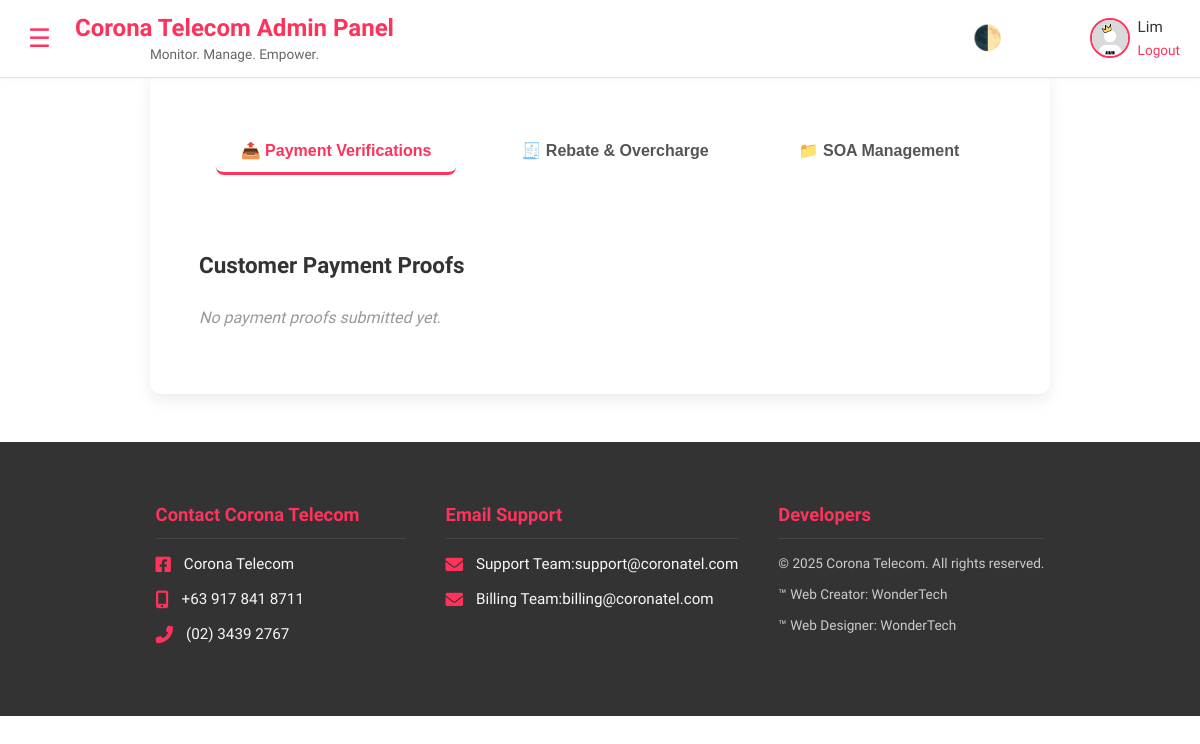
/admin/dashboard?tab=billing (signed in), run on an earlier commit of the app's database.
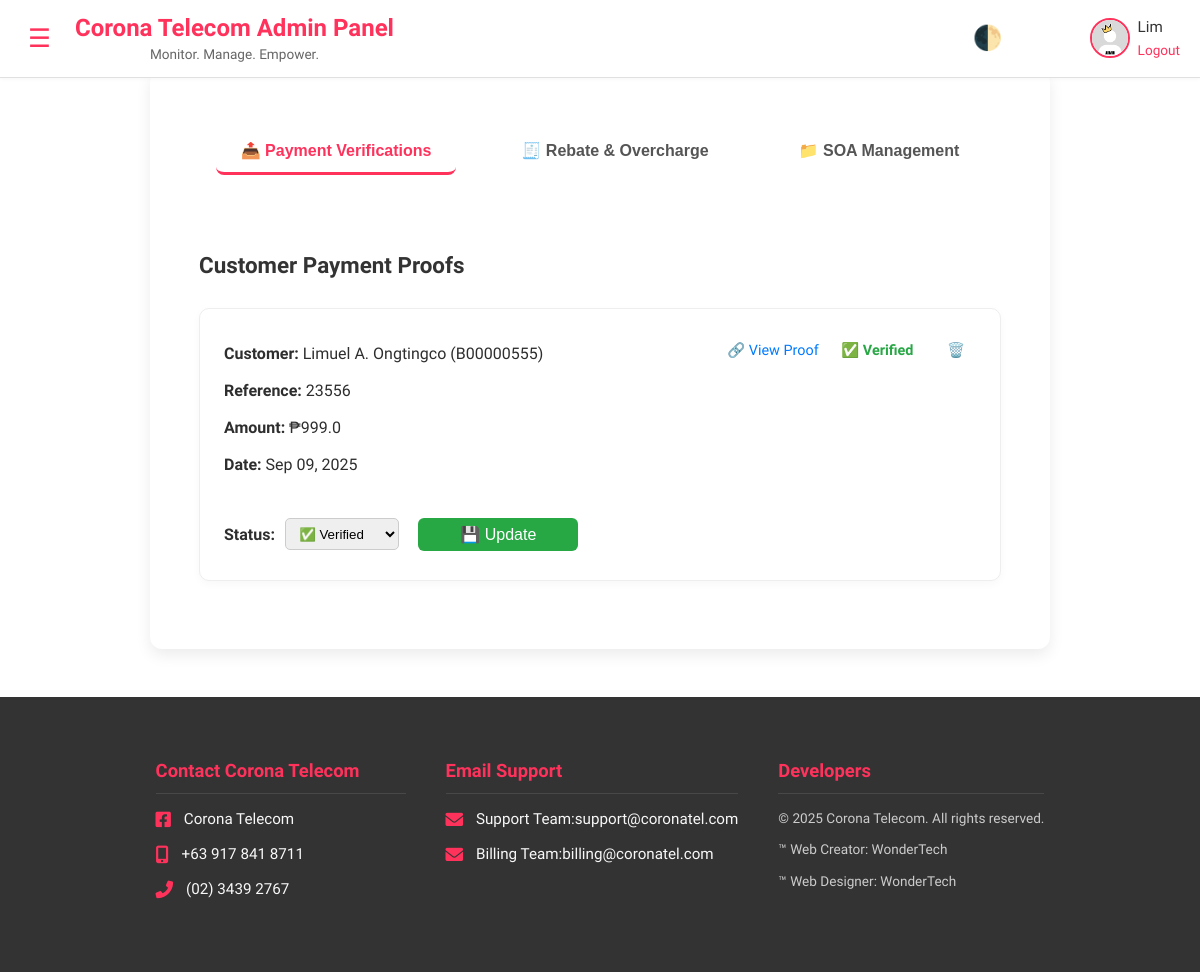
And on a later commit of the database.
### models.py (models this page shows, shortened)
class AdminUser(db.Model, UserMixin):
    id = db.Column(db.Integer, primary_key=True)
    email = db.Column(db.String(150), nullable=False)
    name = db.Column(db.String(100))
    password_hash = db.Column(db.String(255), nullable=False)
    avatar = db.Column(db.String(255))

class PaymentProof(db.Model):
    id = db.Column(db.Integer, primary_key=True)
    filename = db.Column(db.String(255))
    cx_id = db.Column(db.Integer, db.ForeignKey('cx.id'))
    uploaded_at = db.Column(db.DateTime, default=now_manila)
    reference_number = db.Column(db.String(100))
    payment_date = db.Column(db.Date)
    amount = db.Column(db.Float)
    status = db.Column(db.String(20), default='PENDING')
    cx = db.relationship('Cx', back_populates='payment_proofs')

class Cx(db.Model, UserMixin):
    id = db.Column(db.Integer, primary_key=True)
    email = db.Column(db.String(120), unique=True, nullable=False)
    password = db.Column(db.String(200), nullable=False)
    name = db.Column(db.String(120))
    avatar = db.Column(db.String(255), default='default.png')
    role = db.Column(db.String(10), nullable=False, default='customer')
    account_status = db.Column(db.String(20), default='Active')
    contact = db.Column(db.String(50))
    account_number = db.Column(db.String(50))
    internet_plan = db.Column(db.String(50))
    internet_status = db.Column(db.String(20))
    is_verified = db.Column(db.Boolean, default=False)  # ✅ NEW
    first_name = db.Column(db.String(50))
    middle_name = db.Column(db.String(50))
    middle_initial = db.Column(db.String(50))
    surname = db.Column(db.String(50))
    extension_name = db.Column(db.String(50))
    birthdate = db.Column(db.Date)
    gender = db.Column(db.String(20))
    location_country = db.Column(db.String(50))
    location_region = db.Column(db.String(50))
    location_province = db.Column(db.String(50))
    location_city = db.Column(db.String(50))
    location_barangay = db.Column(db.String(50))
    location_zip = db.Column(db.String(20))
    location_street = db.Column(db.String(100))
    payment_proofs = db.relationship('PaymentProof', back_populates='cx', lazy=True)
    requests = db.relationship('CxRequest', back_populates='cx', lazy=True)
    soa_files = db.relationship('SOA', back_populates='cx', lazy=True)
    notifications = db.relationship('Notification', back_populates='cx', lazy=True)
    login_logs = db.relationship('CxLoginLog', back_populates='cx', lazy=True)

### app.py (the view, shortened to what this page needs)
@app.route('/admin/dashboard')
@login_required
def admin_dashboard():
    if not isinstance(current_user, AdminUser):
        abort(403)
    tab = request.args.get('tab', 'overview')
    inner_tab = request.args.get('inner_tab', 'payments')
    customers = Cx.query.all()
    manila_today = datetime.now(timezone('Asia/Manila')).date()
    context = {
        'active_tab': tab,
        'inner_tab': inner_tab,
        'customers': customers,
    }
    if tab == 'billing':
        context.update({
            'payment_proofs': PaymentProof.query.order_by(PaymentProof.uploaded_at.desc()).all(),
            'pending_proofs': PaymentProof.query.filter_by(status='PENDING').order_by(PaymentProof.uploaded_at.desc()).all(),
            'customer_requests': CxRequest.query.order_by(CxRequest.created_at.desc()).all(),
            'pending_requests': CxRequest.query.filter_by(status='PENDING').order_by(CxRequest.created_at.desc()).all(),
            'completed_requests_count': CxRequest.query.filter(CxRequest.status.in_(['APPROVED', 'REJECTED'])).count()
        })
    elif tab == 'accounts':
        return render_template('admin/account_tab.html', **context)
    elif tab == 'tickets':
        context.update({
            'tickets': SupportTicket.query.order_by(SupportTicket.created_at.desc()).all()
        })
    template_map = {
        'overview': 'admin/dashboard.html',
        'billing': 'admin/billing_tab.html',
        'accounts': 'admin/account_tab.html',
        'tickets': 'admin/support.html'  # ✅ Correct template
    }
    selected_template = template_map.get(tab, 'admin/dashboard.html')
    return render_template(selected_template, **context)

### app.py (called while the page is built)
@login_manager.user_loader
def load_user(user_id):
    user_type = session.get('user_type')
    if user_type == 'admin':
        return AdminUser.query.get(int(user_id))
    else:
        return Cx.query.get(int(user_id))  # Cx model for customers

### templates/admin/billing_tab.html (shortened to what this page needs)
{% extends "base.html" %}
{% block content %}
<div class="billing-section">
  <div class="billing-tabs-container">
    <button class="tab-btn {% if inner_tab == 'payments' %}active{% endif %}"
      onclick="showAdminTab('payments', this)">📤 Payment Verifications</button>
    <button class="tab-btn {% if inner_tab == 'requests' %}active{% endif %}"
      onclick="showAdminTab('requests', this)">🧾 Rebate & Overcharge</button>
    <button class="tab-btn {% if inner_tab == 'soa-tab' %}active{% endif %}" onclick="showAdminTab('soa-tab', this)">📁
      SOA Management</button>
  </div>
  <div id="payments" class="tab-content {% if inner_tab == 'payments' %}active{% endif %}">
    <h3 class="payment-review-title">Customer Payment Proofs</h3>
    {% for proof in payment_proofs %}
    <div class="payment-review-card">
      <div class="payment-review-details">
        <div>
          <p><strong>Customer:</strong> {{ proof.cx.name }} ({{ proof.cx.account_number }})</p>
          <p><strong>Reference:</strong> {{ proof.reference_number }}</p>
          <p><strong>Amount:</strong> ₱{{ proof.amount }}</p>
          <p><strong>Date:</strong> {{ proof.payment_date.strftime('%b %d, %Y') }}</p>
        </div>
        <div class="payment-review-proof">
          <a href="{{ url_for('static', filename='uploads/' + proof.filename) }}" target="_blank"
            class="payment-review-link">🔗 View Proof</a>
          <span class="proof-status status-{{ proof.status | lower }}">
            {% if proof.status == 'VERIFIED' %}
            ✅ Verified
            {% elif proof.status == 'PENDING' %}
            ⏳ Pending
            {% elif proof.status == 'REJECTED' %}
            ❌ Rejected
            {% else %}
            {{ proof.status }}
            {% endif %}
          </span>
          <form method="POST" action="{{ url_for('admin_delete_payment', proof_id=proof.id) }}" class="delete-form">
            <button type="submit" class="delete-btn" title="Delete Payment">🗑️</button>
          </form>
        </div>
      </div>
      <form method="POST" action="{{ url_for('admin_update_payment_status', proof_id=proof.id) }}"
        class="payment-review-form">
        <label for="status_{{ proof.id }}"><strong>Status:</strong></label>
        <select name="status" id="status_{{ proof.id }}" required>
          <option value="VERIFIED" {% if proof.status=='VERIFIED' %}selected{% endif %}>✅ Verified</option>
        </select>
        <button type="submit" class="payment-review-btn">💾 Update</button>
      </form>
    </div>
    {% else %}
    <p class="payment-review-empty">No payment proofs submitted yet.</p>
    {% endfor %}
  </div>
</div>
{% endblock %}

### templates/base.html (shortened to what this page needs)
<!DOCTYPE html>
<html lang="en">
<head>
  <link rel="stylesheet" href="https://cdnjs.cloudflare.com/ajax/libs/font-awesome/6.0.0-beta3/css/all.min.css" />
  {% if config.get('ENV_MODE', 'development') == 'production' %}
  <link rel="stylesheet" href="{{ url_for('static', filename='css/style.purged.css') }}">
  {% else %}
  <link rel="stylesheet" href="{{ url_for('static', filename='css/style.css') }}">
  {% endif %}
  <link rel="stylesheet" href="{{ url_for('static', filename='css/dark-mode.css') }}">
</head>
<body>
  <div class="main" id="main">
    <div class="content-area
        {% if session.get('user_type') == 'cx' %}cx-padding
        {% elif session.get('user_type') == 'admin' %}admin-padding
        {% endif %}">
      {% if current_user.is_authenticated %}
      {% if session.get('user_type') == 'admin' %}
      <header class="admin-header">
        <div class="admin-header-container">
          <div class="admin-header-left">
            <button id="sidebarToggle" class="toggle-btn" title="Toggle Sidebar">☰</button>
            <div class="admin-title-group">
              <h1 class="admin-main-title">Corona Telecom Admin Panel</h1>
              <p class="admin-subtitle">Monitor. Manage. Empower.</p>
            </div>
          </div>
          <div class="admin-header-right">
            <button class="mode-toggle" title="Toggle Dark Mode">🌓</button>
            <div class="admin-user-wrap">
              <img src="{{ url_for('static', filename='images/' + (current_user.avatar or 'admin.png')) }}"
                alt="Admin Avatar" class="admin-avatar">
              <div class="admin-user-info">
                <span class="admin-name">{{ current_user.name or current_user.email }}</span>
                <a href="{{ url_for('logout') }}" class="admin-logout-btn">Logout</a>
              </div>
            </div>
          </div>
        </div>
      </header>
      {% endif %}
      {% else %}
      <header class="compact-header">
        <img src="{{ url_for('static', filename='header.png') }}" alt="Corona Telecom Logo" class="header-image" />
      </header>
      {% endif %}
      <main>
        {% block content %}{% endblock %}
  </main>
    </div>
  </div>
  <footer class="main-footer">
    <div class="footer-content">
      <div class="footer-section contact-info">
        <h3>Contact Corona Telecom</h3>
        <p><i class="fab fa-facebook-square"></i> <a href="https://www.facebook.com/CoronaTelecom"
            target="_blank">Corona Telecom</a></p>
        <p><i class="fas fa-mobile-alt"></i> <a href="tel:+639123456789">+63 917 841 8711</a></p>
        <p><i class="fas fa-phone-alt"></i> <a href="tel:+63821234567">(02) 3439 2767</a></p>
      </div>
      <div class="footer-section email-info">
        <h3>Email Support</h3>
        <p><i class="fas fa-envelope"></i> Support Team: <a
            href="mailto:support@coronatel.com">support@coronatel.com</a></p>
        <p><i class="fas fa-envelope"></i> Billing Team: <a
            href="mailto:billing@coronatel.com">billing@coronatel.com</a></p>
      </div>
      <div class="footer-section footer-bottom">
        <h3>Developers</h3>
        <p>&copy; 2025 Corona Telecom. All rights reserved.</p>
        <p>&trade; Web Creator: WonderTech</p>
        <p>&trade; Web Designer: WonderTech</p>
      </div>
    </div>
  </footer>
</body>
</html>

### static/css/dark-mode.css (style rules this page uses)
.mode-toggle { cursor: pointer; font-size: 1.5rem; transition: transform 0.3s ease, color 0.3s ease; user-select: none; }

What changed in the data, as far as the page shows it:
added PaymentProof: cx.name "Limuel A. Ongtingco", cx.account_number "B00000555", reference_number "23556", amount "999.0", payment_date "Sep 09, 2025", shows "✅ Verified", status "✅ Verified"
Also different on the page:
text no longer shown: "No payment proofs submitted yet."
